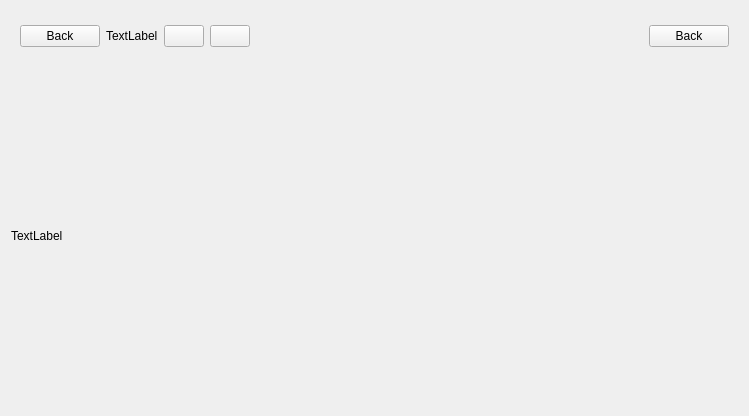
<?xml version="1.0" encoding="UTF-8"?>
<ui version="4.0">
 <class>PictureWidget</class>
 <widget class="QWidget" name="PictureWidget">
  <property name="geometry">
   <rect>
    <x>0</x>
    <y>0</y>
    <width>749</width>
    <height>416</height>
   </rect>
  </property>
  <property name="windowTitle">
   <string>Form</string>
  </property>
  <layout class="QVBoxLayout" name="verticalLayout">
   <item>
    <widget class="QFrame" name="">
     <property name="maximumSize">
      <size>
       <width>16777215</width>
       <height>50</height>
      </size>
     </property>
     <layout class="QHBoxLayout" name="horizontalLayout">
      <item>
       <widget class="QPushButton" name="backButton">
        <property name="text">
         <string>Back</string>
        </property>
        <property name="icon">
         <iconset resource="resources.qrc">
          <normaloff>:/icons/res/back-to-gallery.png</normaloff>:/icons/res/back-to-gallery.png</iconset>
        </property>
       </widget>
      </item>
      <item>
       <widget class="QLabel" name="nameLabel">
        <property name="text">
         <string>TextLabel</string>
        </property>
       </widget>
      </item>
      <item>
       <widget class="QPushButton" name="previousButton">
        <property name="text">
         <string/>
        </property>
        <property name="icon">
         <iconset resource="resources.qrc">
          <normaloff>:/icons/res/photo-previous.png</normaloff>:/icons/res/photo-previous.png</iconset>
        </property>
       </widget>
      </item>
      <item>
       <widget class="QPushButton" name="nextButton">
        <property name="text">
         <string/>
        </property>
        <property name="icon">
         <iconset resource="resources.qrc">
          <normaloff>:/icons/res/photo-next.png</normaloff>:/icons/res/photo-next.png</iconset>
        </property>
       </widget>
      </item>
      <item>
       <spacer name="horizontalSpacer">
        <property name="orientation">
         <enum>Qt::Horizontal</enum>
        </property>
        <property name="sizeHint" stdset="0">
         <size>
          <width>40</width>
          <height>20</height>
         </size>
        </property>
       </spacer>
      </item>
      <item>
       <widget class="QPushButton" name="deleteButton">
        <property name="text">
         <string>Back</string>
        </property>
        <property name="icon">
         <iconset resource="resources.qrc">
          <normaloff>:/icons/res/photo-delete.png</normaloff>:/icons/res/photo-delete.png</iconset>
        </property>
       </widget>
      </item>
     </layout>
    </widget>
   </item>
   <item>
    <widget class="QLabel" name="pictureLabel">
     <property name="text">
      <string>TextLabel</string>
     </property>
    </widget>
   </item>
  </layout>
 </widget>
 <resources>
  <include location="resources.qrc"/>
 </resources>
 <connections/>
</ui>
